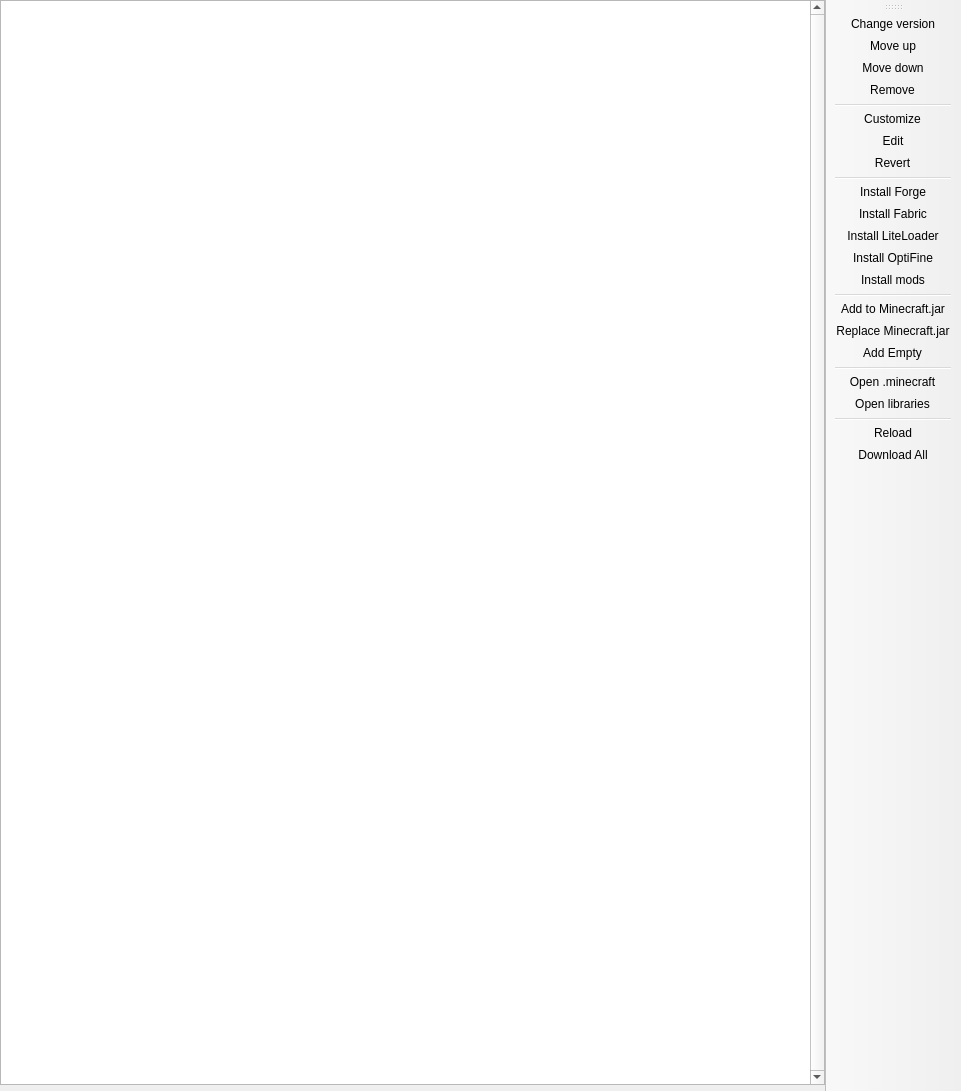
<?xml version="1.0" encoding="UTF-8"?>
<ui version="4.0">
 <class>VersionPage</class>
 <widget class="QMainWindow" name="VersionPage">
  <property name="geometry">
   <rect>
    <x>0</x>
    <y>0</y>
    <width>961</width>
    <height>1091</height>
   </rect>
  </property>
  <widget class="QWidget" name="centralwidget">
   <layout class="QHBoxLayout" name="horizontalLayout">
    <property name="leftMargin">
     <number>0</number>
    </property>
    <property name="topMargin">
     <number>0</number>
    </property>
    <property name="rightMargin">
     <number>0</number>
    </property>
    <property name="bottomMargin">
     <number>0</number>
    </property>
    <item>
     <layout class="QVBoxLayout" name="verticalLayout">
      <item>
       <widget class="ModListView" name="packageView">
        <property name="verticalScrollBarPolicy">
         <enum>Qt::ScrollBarAlwaysOn</enum>
        </property>
        <property name="horizontalScrollBarPolicy">
         <enum>Qt::ScrollBarAlwaysOff</enum>
        </property>
        <property name="sortingEnabled">
         <bool>false</bool>
        </property>
        <property name="headerHidden">
         <bool>false</bool>
        </property>
        <attribute name="headerVisible">
         <bool>true</bool>
        </attribute>
       </widget>
      </item>
      <item>
       <widget class="MCModInfoFrame" name="frame">
        <property name="sizePolicy">
         <sizepolicy hsizetype="Preferred" vsizetype="Minimum">
          <horstretch>0</horstretch>
          <verstretch>0</verstretch>
         </sizepolicy>
        </property>
       </widget>
      </item>
     </layout>
    </item>
   </layout>
  </widget>
  <widget class="WideBar" name="toolBar">
   <property name="windowTitle">
    <string>Actions</string>
   </property>
   <property name="allowedAreas">
    <set>Qt::LeftToolBarArea|Qt::RightToolBarArea</set>
   </property>
   <property name="toolButtonStyle">
    <enum>Qt::ToolButtonTextOnly</enum>
   </property>
   <property name="floatable">
    <bool>false</bool>
   </property>
   <attribute name="toolBarArea">
    <enum>RightToolBarArea</enum>
   </attribute>
   <attribute name="toolBarBreak">
    <bool>false</bool>
   </attribute>
   <addaction name="actionChange_version"/>
   <addaction name="actionMove_up"/>
   <addaction name="actionMove_down"/>
   <addaction name="actionRemove"/>
   <addaction name="separator"/>
   <addaction name="actionCustomize"/>
   <addaction name="actionEdit"/>
   <addaction name="actionRevert"/>
   <addaction name="separator"/>
   <addaction name="actionInstall_Forge"/>
   <addaction name="actionInstall_Fabric"/>
   <addaction name="actionInstall_LiteLoader"/>
   <addaction name="actionInstall_OptiFine"/>
   <addaction name="actionInstall_mods"/>
   <addaction name="separator"/>
   <addaction name="actionAdd_to_Minecraft_jar"/>
   <addaction name="actionReplace_Minecraft_jar"/>
   <addaction name="actionAdd_Empty"/>
   <addaction name="separator"/>
   <addaction name="actionMinecraftFolder"/>
   <addaction name="actionLibrariesFolder"/>
   <addaction name="separator"/>
   <addaction name="actionReload"/>
   <addaction name="actionDownload_All"/>
  </widget>
  <action name="actionChange_version">
   <property name="text">
    <string>Change version</string>
   </property>
   <property name="toolTip">
    <string>Change version of the selected package.</string>
   </property>
  </action>
  <action name="actionMove_up">
   <property name="text">
    <string>Move up</string>
   </property>
   <property name="toolTip">
    <string>Make the selected package apply sooner.</string>
   </property>
  </action>
  <action name="actionMove_down">
   <property name="text">
    <string>Move down</string>
   </property>
   <property name="toolTip">
    <string>Make the selected package apply later.</string>
   </property>
  </action>
  <action name="actionRemove">
   <property name="text">
    <string>Remove</string>
   </property>
   <property name="toolTip">
    <string>Remove selected package from the instance.</string>
   </property>
  </action>
  <action name="actionCustomize">
   <property name="text">
    <string>Customize</string>
   </property>
   <property name="toolTip">
    <string>Customize selected package.</string>
   </property>
  </action>
  <action name="actionEdit">
   <property name="text">
    <string>Edit</string>
   </property>
   <property name="toolTip">
    <string>Edit selected package.</string>
   </property>
  </action>
  <action name="actionRevert">
   <property name="text">
    <string>Revert</string>
   </property>
   <property name="toolTip">
    <string>Revert the selected package to default.</string>
   </property>
  </action>
  <action name="actionInstall_Forge">
   <property name="text">
    <string>Install Forge</string>
   </property>
   <property name="toolTip">
    <string>Install the Minecraft Forge package.</string>
   </property>
  </action>
  <action name="actionInstall_Fabric">
   <property name="text">
    <string>Install Fabric</string>
   </property>
   <property name="toolTip">
    <string>Install the Fabric Loader package.</string>
   </property>
  </action>
  <action name="actionInstall_LiteLoader">
   <property name="text">
    <string>Install LiteLoader</string>
   </property>
   <property name="toolTip">
    <string>Install the LiteLoader package.</string>
   </property>
  </action>
  <action name="actionInstall_OptiFine">
   <property name="text">
    <string>Install OptiFine</string>
   </property>
   <property name="toolTip">
    <string>Install OptiFine.</string>
   </property>
  </action>
  <action name="actionInstall_mods">
   <property name="text">
    <string>Install mods</string>
   </property>
   <property name="toolTip">
    <string>Install normal mods.</string>
   </property>
  </action>
  <action name="actionAdd_to_Minecraft_jar">
   <property name="text">
    <string>Add to Minecraft.jar</string>
   </property>
   <property name="toolTip">
    <string>Add a mod into the Minecraft jar file.</string>
   </property>
  </action>
  <action name="actionReplace_Minecraft_jar">
   <property name="text">
    <string>Replace Minecraft.jar</string>
   </property>
  </action>
  <action name="actionAdd_Empty">
   <property name="text">
    <string>Add Empty</string>
   </property>
   <property name="toolTip">
    <string>Add an empty custom package.</string>
   </property>
  </action>
  <action name="actionReload">
   <property name="text">
    <string>Reload</string>
   </property>
   <property name="toolTip">
    <string>Reload all packages.</string>
   </property>
  </action>
  <action name="actionDownload_All">
   <property name="text">
    <string>Download All</string>
   </property>
   <property name="toolTip">
    <string>Download the files needed to launch the instance now.</string>
   </property>
  </action>
  <action name="actionMinecraftFolder">
   <property name="text">
    <string>Open .minecraft</string>
   </property>
   <property name="toolTip">
    <string>Open the instance's .minecraft folder.</string>
   </property>
  </action>
  <action name="actionLibrariesFolder">
   <property name="text">
    <string>Open libraries</string>
   </property>
   <property name="toolTip">
    <string>Open the instance's local libraries folder.</string>
   </property>
  </action>
 </widget>
 <customwidgets>
  <customwidget>
   <class>ModListView</class>
   <extends>QTreeView</extends>
   <header>widgets/ModListView.h</header>
  </customwidget>
  <customwidget>
   <class>MCModInfoFrame</class>
   <extends>QFrame</extends>
   <header>widgets/MCModInfoFrame.h</header>
   <container>1</container>
  </customwidget>
  <customwidget>
   <class>WideBar</class>
   <extends>QToolBar</extends>
   <header>widgets/WideBar.h</header>
  </customwidget>
 </customwidgets>
 <resources/>
 <connections/>
</ui>
